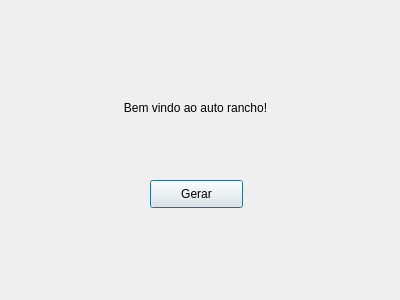
<?xml version="1.0" encoding="UTF-8"?>
<ui version="4.0">
 <class>Dialog</class>
 <widget class="QDialog" name="Dialog">
  <property name="geometry">
   <rect>
    <x>0</x>
    <y>0</y>
    <width>400</width>
    <height>300</height>
   </rect>
  </property>
  <property name="windowTitle">
   <string>AutoRancho</string>
  </property>
  <widget class="QPushButton" name="pushButton">
   <property name="geometry">
    <rect>
     <x>150</x>
     <y>180</y>
     <width>93</width>
     <height>28</height>
    </rect>
   </property>
   <property name="text">
    <string>Gerar</string>
   </property>
  </widget>
  <widget class="QLabel" name="label">
   <property name="geometry">
    <rect>
     <x>100</x>
     <y>100</y>
     <width>191</width>
     <height>16</height>
    </rect>
   </property>
   <property name="text">
    <string>Bem vindo ao auto rancho!</string>
   </property>
   <property name="alignment">
    <set>Qt::AlignCenter</set>
   </property>
   <property name="wordWrap">
    <bool>false</bool>
   </property>
  </widget>
 </widget>
 <resources/>
 <connections/>
</ui>
